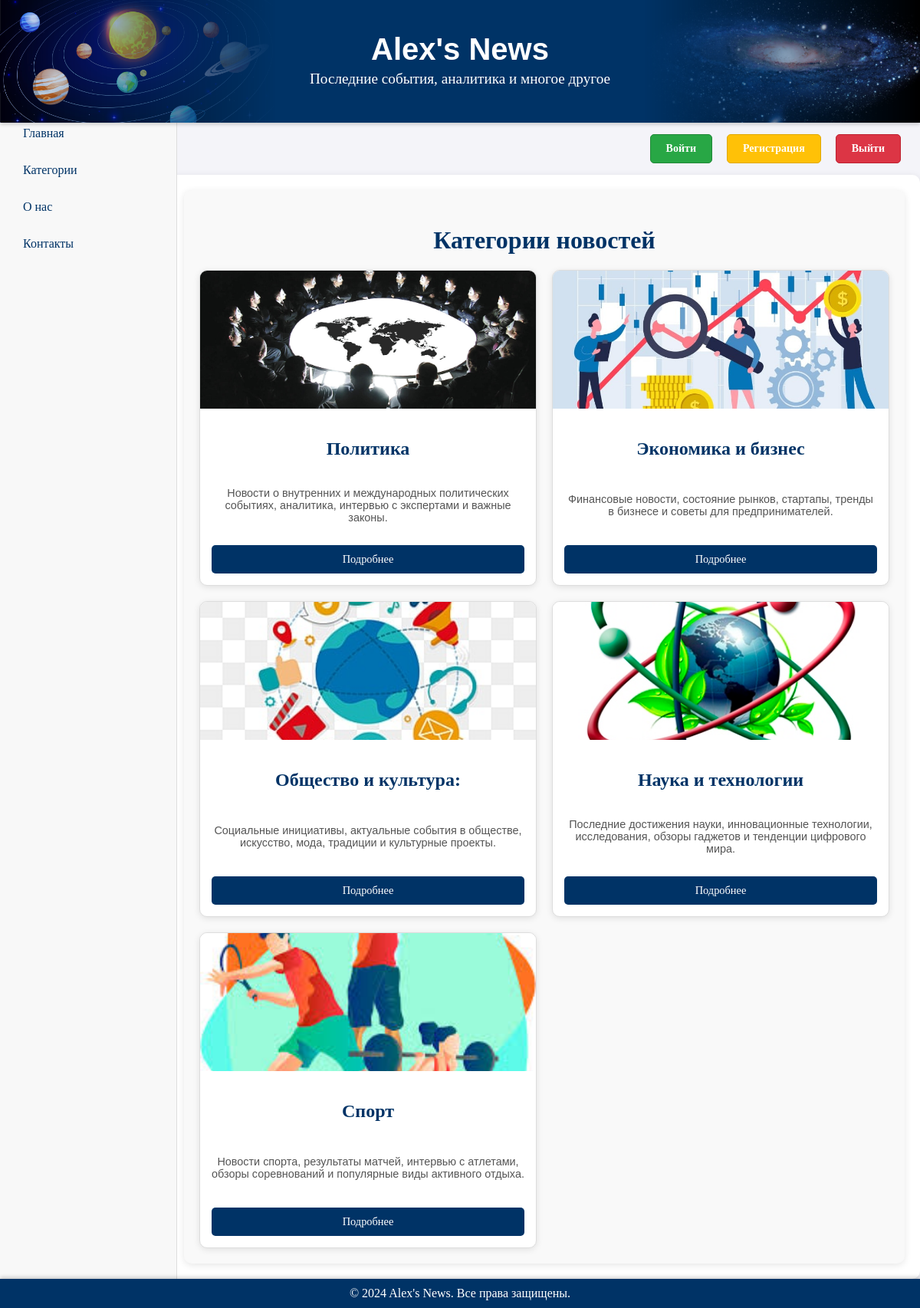
Page /categories/ on the committed database.
### news_categories/models.py (models this page shows, shortened)
class NewsCategory(models.Model):
    category_name = models.CharField(max_length=50)
    category_description = models.TextField()
    category_image = models.FileField(upload_to='news_images')
    category_news_num = models.IntegerField(default=0)
    created_at = models.DateTimeField(auto_now_add=True)
    class Meta:
        verbose_name = 'Категория новостей'
        verbose_name_plural = 'Категории новостей'

### news_categories/views.py (the view)
# urls.py: path('categories/', views.categories, name='categories'),
def categories(request):
    categories = NewsCategory.objects.all()
    context = {'categories': categories}
    return render(request, 'categories.html', context)

### news_categories/templates/categories.html (shortened to what this page needs)
{% extends 'base.html' %}
{% load static %}
{% block content %}
<div class="categories-container">
    <h2 class="categories-title">Категории новостей</h2>
    <div class="categories-grid">
        {% for category in categories %}
        <div class="category-card">
            <img src="{{ category.category_image.url }}" alt="{{ category.category_name }}" class="category-image">
            <div class="category-info">
                <h3 class="category-name">{{ category.category_name }}</h3>
                <p class="category-description">{{ category.category_description|truncatewords:15 }}</p>
                <a href="{% url 'category_news' category.id %}" class="category-link">Подробнее</a>
            </div>
        </div>
        {% endfor %}
    </div>
</div>
{% endblock %}

### news_categories/templates/base.html (shortened to what this page needs)
<!DOCTYPE html>
{% load static %}
<html lang="ru">
<head>
    <link rel="stylesheet" href="{% static 'styles.css' %}">
</head>
<body>
   <header class="header">
    <div class="header-left">
        <img src="{% static 'images/solar_system.jpg' %}" alt="Солнечная система" class="header-image">
    </div>
    <div class="header-center">
        <h1>Alex's News</h1>
        <p>Последние события, аналитика и многое другое</p>
    </div>
    <div class="header-right">
        <img src="{% static 'images/galaxy.jpg' %}" alt="Галактика" class="header-image">
    </div>
</header>
<div class="auth-buttons" style="text-align: right; margin: 10px 20px;">
    <a href="{% url 'login' %}" class="btn login-btn" style="margin-right: 10px;">Войти</a>
    <a href="{% url 'registration' %}" class="btn register-btn" style="margin-right: 10px;">Регистрация</a>
    <a href="{% url 'logout' %}" class="btn logout-btn">Выйти</a>
</div>
    <div style="display: flex; min-height: 90vh;">
        <nav style="width: 200px; background-color: #f8f8f8; padding: 15px; border-right: 1px solid #ddd;">
            <ul style="list-style: none; padding: 0;">
                <li style="margin: 10px 0;"><a href="/" style="text-decoration: none; color: #003366;">Главная</a></li>
                <li style="margin: 10px 0;"><a href="/categories/" style="text-decoration: none; color: #003366;">Категории</a></li>
                <li style="margin: 10px 0;"><a href="/about/" style="text-decoration: none; color: #003366;">О нас</a></li>
                <li style="margin: 10px 0;"><a href="/contacts/" style="text-decoration: none; color: #003366;">Контакты</a></li>
            </ul>
        </nav>
        <main style="flex: 1; padding: 20px;">
            {% block content %}
            {% endblock %}
        </main>
    </div>
    <footer style="background-color: #003366; color: white; text-align: center; padding: 10px; margin-top: auto;">
        <p style="margin: 0;">© 2024 Alex's News. Все права защищены.</p>
    </footer>
</body>
</html>

### static/styles.css (style rules this page uses)
body { margin: 0; padding: 0; font-family: 'Georgia', serif; background-color: #f4f4f9; color: #333; box-sizing: border-box; }
.header { display: flex; align-items: center; justify-content: space-between; background-color: #003366; color: white; padding: 20px; box-shadow: 0px 2px 5px rgba(0, 0, 0, 0.2); position: relative; z-index: 2; height: 120px; }
.header-center { z-index: 2; text-align: center; flex-grow: 1; }
.header h1 { margin: 0; font-size: 2.5rem; font-family: Arial, sans-serif; }
.header p { margin: 5px 0; font-size: 1.2rem; }
.header-left, .header-right { position: absolute; top: 0; bottom: 0; width: 30%; z-index: 1; overflow: hidden; }
.header-left { left: 0; }
.header-right { right: 0; }
.header-image { width: 100%; height: 100%; object-fit: cover; position: relative; mask-image: linear-gradient(to right, black, transparent); -webkit-mask-image: linear-gradient(to right, black, transparent); }
.header-right .header-image { mask-image: linear-gradient(to left, black, transparent); -webkit-mask-image: linear-gradient(to left, black, transparent); }
nav { width: 200px; background-color: #f8f8f8; color: #003366; padding: 0; border-right: 1px solid #ddd; position: fixed; top: 0; bottom: 0; z-index: 1; overflow-y: auto; }
nav ul { list-style: none; padding: 0; margin: 0; margin-top: 140px; }
nav ul li { margin: 15px 0; }
nav ul li a { text-decoration: none; color: #003366; padding: 10px 15px; display: block; border-radius: 5px; transition: background-color 0.3s ease, color 0.3s ease; }
main { margin-left: 220px; padding: 20px; background-color: white; border-radius: 10px; box-shadow: 0px 2px 10px rgba(0, 0, 0, 0.1); min-height: 90vh; }
footer { background-color: #003366; color: white; text-align: center; padding: 10px; margin-top: auto; position: relative; z-index: 2; box-shadow: 0px -2px 5px rgba(0, 0, 0, 0.2); }
.categories-container { padding: 20px; max-width: 1200px; margin: 0 auto; background-color: #f9f9f9; border-radius: 10px; box-shadow: 0px 2px 10px rgba(0, 0, 0, 0.1); }
.categories-title { font-size: 2rem; font-weight: bold; color: #003366; text-align: center; margin-bottom: 20px; font-family: 'Georgia', serif; }
.categories-grid { display: grid; grid-template-columns: repeat(auto-fill, minmax(45%, 1fr)); gap: 20px; justify-content: center; }
.category-card { display: flex; flex-direction: column; align-items: center; background-color: #ffffff; border: 1px solid #ddd; border-radius: 10px; overflow: hidden; box-shadow: 0px 2px 8px rgba(0, 0, 0, 0.1); transition: transform 0.3s ease, box-shadow 0.3s ease; }
.category-image { width: 100%; height: 180px; object-fit: cover; }
.category-info { padding: 15px; text-align: center; display: flex; flex-direction: column; justify-content: space-between; height: 200px; }
.category-name { font-size: 1.5rem; font-weight: bold; color: #003366; margin-bottom: 10px; }
.category-description { font-size: 0.9rem; color: #555; margin-bottom: 15px; font-family: 'Arial', sans-serif; }
.category-link { display: inline-block; padding: 10px 20px; background-color: #003366; color: white; text-decoration: none; border-radius: 5px; font-size: 0.9rem; transition: background-color 0.3s ease, transform 0.3s ease; }
.auth-buttons .btn { display: inline-block; padding: 10px 20px; margin: 5px; text-decoration: none; font-size: 14px; font-weight: bold; color: white; background-color: #007bff; border: 1px solid #0056b3; border-radius: 5px; transition: background-color 0.3s, color 0.3s; }
.auth-buttons .login-btn { background-color: #28a745; border-color: #218838; }
.auth-buttons .register-btn { background-color: #ffc107; border-color: #e0a800; }
.auth-buttons .logout-btn { background-color: #dc3545; border-color: #bd2130; }

### rows in the picture
NewsCategory: category_image (picture), category_name "Политика", category_description "Новости о внутренних и международных политических событиях, аналитика, интервью с экспертами и важные законы."
NewsCategory: category_image (picture), category_name "Экономика и бизнес", category_description "Финансовые новости, состояние рынков, стартапы, тренды в бизнесе и советы для предпринимателей."
NewsCategory: category_image (picture), category_name "Общество и культура:", category_description "Социальные инициативы, актуальные события в обществе, искусство, мода, традиции и культурные проекты."
NewsCategory: category_image (picture), category_name "Наука и технологии", category_description "Последние достижения науки, инновационные технологии, исследования, обзоры гаджетов и тенденции цифрового мира."
NewsCategory: category_image (picture), category_name "Спорт", category_description "Новости спорта, результаты матчей, интервью с атлетами, обзоры соревнований и популярные виды активного отдыха."
